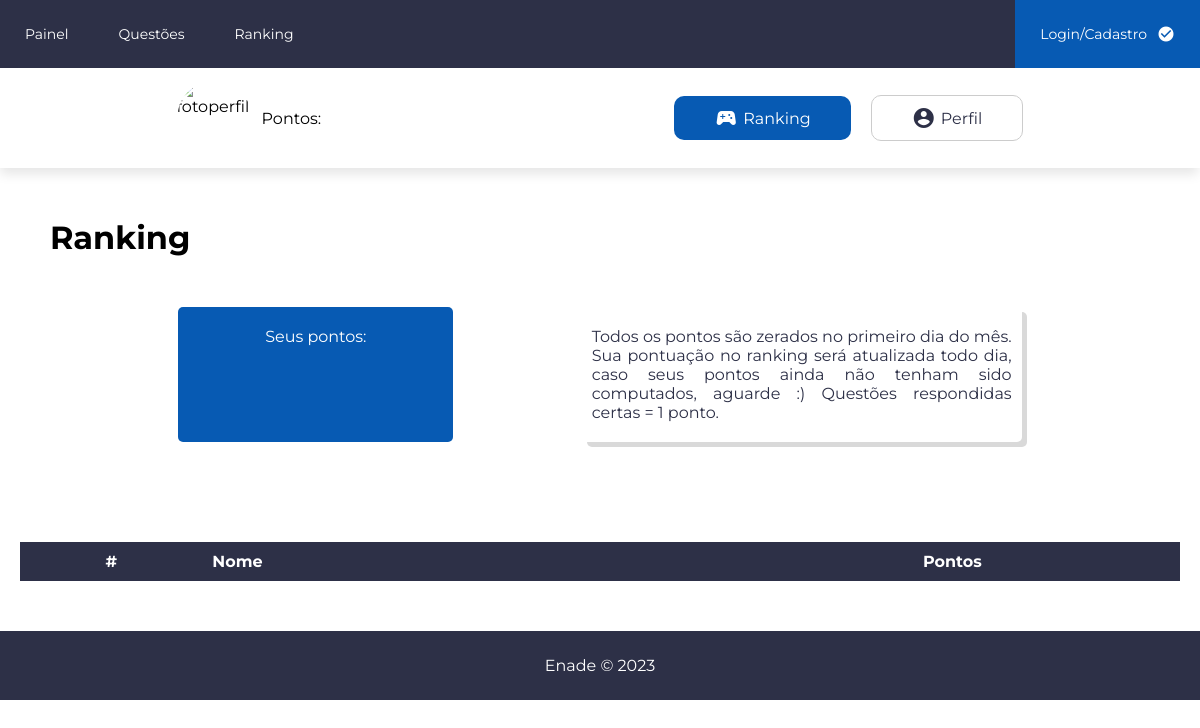
/pages/ranking.php, run on an earlier commit of the app's database.
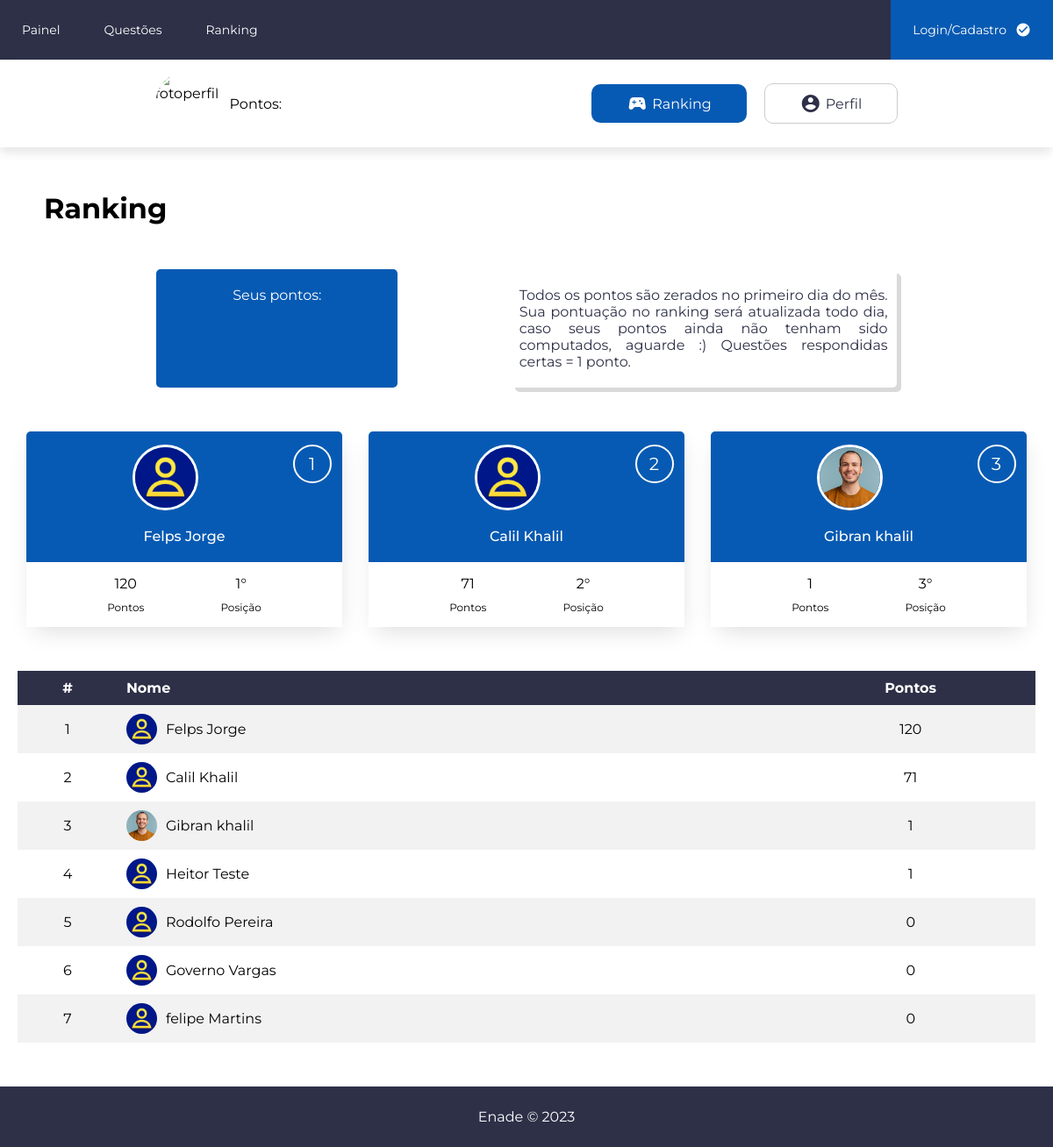
And on a later commit of the database.
### tables this page shows
CREATE TABLE `usuario` (
  `id_usuario` int(11) NOT NULL,
  `nome` varchar(100) NOT NULL,
  `sobrenome` varchar(100) NOT NULL,
  `email` varchar(255) NOT NULL,
  `senha` varchar(255) NOT NULL,
  `foto` text NOT NULL,
  `apelido` varchar(20) NOT NULL,
  `pontos` int(11) NOT NULL
);

### backend/dao/UserDAO.php (called while the page is built, shortened)
<?php
class UserDAO implements IUserDAO
{
    private $Conn;
    public function __construct(PDO $conn)
    {
        $this->Conn = $conn;
    }
    public function getDados($id_usuario)
    {
        $stmt = $this->Conn->prepare("SELECT * FROM usuario WHERE id_usuario = :id_usuario");
        $stmt->bindParam(":id_usuario", $id_usuario);
        $stmt->execute();
        $row = $stmt->fetch(PDO::FETCH_ASSOC);
        return $row;
    }
    public function buscarTresMelhores()
    {
        $stmt = $this->Conn->prepare("SELECT * FROM usuario ORDER BY pontos DESC LIMIT 3");
        $stmt->execute();
        $row = $stmt->fetchAll(PDO::FETCH_ASSOC);
        return $row;
    }
    public function buscarCemMelhores()
    {
        $stmt = $this->Conn->prepare("SELECT * FROM usuario ORDER BY pontos DESC LIMIT 100");
        $stmt->execute();
        $row = $stmt->fetchAll(PDO::FETCH_ASSOC);
        return $row;
    }
}

### pages/ranking.php (the view, shortened to what this page needs)
<?php
require_once("../content/painel.php");
require_once("../backend/dao/UserDAO.php");
$ranking = new UserDAO($conn);
$rankingTop100 = $ranking->buscarCemMelhores();
$rankingTop3 = $ranking->buscarTresMelhores();
$posicao3 = 1;
$posicao100 = 1;
?>
<main id="ranking-container">
    <div class="title">
        <h1>Ranking</h1>
    </div>
    <?php if ($adm == false) : ?>
        <div class="personal-stats">
            <div class="card">
                <p>Seus pontos: </p>
            </div>
            <div class="card">
                <p>Todos os pontos são zerados no primeiro dia do mês.
                    Sua pontuação no ranking será atualizada todo dia, caso seus pontos ainda não tenham sido computados, aguarde :)
                    Questões respondidas certas = 1 ponto.</p>
            </div>
        </div>
    <?php endif ?>
    <div id="top-ranked-form">
        <?php foreach ($rankingTop3 as $top3) : ?>
            <div class="top-ranked-box">
                <div class="top-ranked-img">
                    <img src="../img/fotos_perfil/<?=$top3["foto"]?>">
                    <div class="top-ranked-number">
                        <p><?= $posicao3 ?></p>
                    </div>
                </div>
                <p class="top-ranked-name"><?= $top3["nome"] ?> <?= $top3["sobrenome"] ?></p>
                <div class="top-ranked-status">
                    <div class="top-ranked-points">
                        <p class="points"><?= $top3["pontos"] ?></p>
                        <p class="top-ranked-subtitle">Pontos</p>
                    </div>
                    <div class="top-ranked-points">
                        <p class="points"> <?= $posicao3; ?>°</p>
                        <p class="top-ranked-subtitle">Posição</p>
                    </div>
                </div>
            </div>
        <?php $posicao3++;
        endforeach; ?>
    </div>
    <div class="ranking-table">
        <table class="table">
            <thead>
                <tr>
                    <th>#</th>
                    <th class="img-td">Nome</th>
                    <th class="space"></th>
                    <th>Pontos</th>
                </tr>
            </thead>
            <tbody>
                <?php foreach ($rankingTop100 as $top100) : ?>
                    <tr>
                        <td><?= $posicao100; ?></td>
                        <td class="img-td"><img class="img-table" src="../img/fotos_perfil/<?=$top100["foto"]?>" alt=""><?= $top100["nome"] ?> <?= $top100["sobrenome"] ?></td>
                        <td class="space"></td>
                        <td><?= $top100["pontos"] ?></td>
                    </tr>
                <?php $posicao100++;
                endforeach; ?>
            </tbody>
        </table>
    </div>
</main>
<?php
require_once("../content/footer.php")
?>

### content/body.php (shortened to what this page needs)
<!DOCTYPE html>
<html lang="pt-br">
<head>
    <link rel="stylesheet" href="../css/style.css">
</head>
<body>

### content/header.php (shortened to what this page needs)
<?php
require_once("body.php");
?>
<header>
    <nav id="navbar">
        <ul id="navList-container">
            <li class="navbar-list">
                <a href="../pages/painel.php" class="navbar-link">Painel</a>
            </li>
            <?php if ($_SESSION["adm"] == false) : ?>
                <li class="navbar-list">
                    <a href="../pages/questoes.php" class="navbar-link">Questões</a>
                </li>
            <?php endif; ?>
            <li class="navbar-list">
                <a href="../pages/ranking.php" class="navbar-link">Ranking</a>
            </li>
            <?php if (!isset($_SESSION["id_usuario"])) : ?>
                <li class="navbar-list"><a href="../pages/login.php" id="nav-button" class="navbar-link">Login/Cadastro<i class="material-icons">check_circle</i></a></li>
            <?php endif; ?>
        </ul>
    </nav>
</header>

### content/painel.php (shortened to what this page needs)
<?php
require_once("header.php");
require_once("../backend/conexao.php");
require_once("../backend/dao/UserDAO.php");
$userDAO = new UserDAO($conn);
if (!isset($_SESSION)) {
    session_start();
} else {
    $id = $_SESSION["id_usuario"];
    $adm = $_SESSION["adm"];
    if ($adm == false) {
        $Usuario = $userDAO->getDados($id);
    } else {
        $Usuario = $userDAO->getDadosADM($id);
    }
}
?>
<div id="userMenu-container">
    <div id="userDetails">
        <img src="../img/fotos_perfil/<?= $Usuario["foto"];?>" id="userImg" alt="fotoperfil" name="foto">
        <div id="userDetails-txt">
            <?php if ($adm == false) : ?>
                <p>Pontos: <?= $Usuario['pontos'] ?></p>
            <?php else : ?>
                <p>Administrador</p>
            <?php endif ?>
        </div>
    </div>
    <div id="userActions">
        <a href="../pages/ranking.php" class="action-link"><i class="material-icons">sports_esports</i> Ranking</a>
        <?php if ($adm == false) : ?>
            <a href="../pages/perfil.php" class="action-link"><i class="material-icons">account_circle</i>Perfil</a>
        <?php else : ?>
            <a href="../adm/gerenciarQuestoes.php" class="action-link"><i class="material-icons">settings</i>Gerenciar Questões</a>
        <?php endif ?>
    </div>
</div>

### content/footer.php
<footer>
    Enade &copy; 2023
</footer>
</body>
</html>

### css/style.css (style rules this page uses)
* { font-family: 'Montserrat', sans-serif; box-sizing: border-box; padding: 0; margin: 0; }
#navbar { width: 100%; background-color: #2D3047; }
#navList-container, .navbar-link { display: flex; align-items: center; }
.space { flex: 1; }
.navbar-list { list-style: none; }
.navbar-link { padding: 25px; text-decoration: none; transition: 0.3s; color: #fff; font-size: 14px; }
#nav-button { background-color: #075AB3; gap: 10px; border: none; }
.navbar-list .material-icons { font-size: 18px; }
#userMenu-container { justify-content: space-around; align-items: center; width: 100%; height: 100px; background-color: #ffffff; box-shadow: -1px 7px 11px -1px rgba(0, 0, 0, 0.1); }
#userDetails, #user, #userMenu-container, #userActions, .action-link { display: flex; }
#userDetails { align-items: center; gap: 10px; }
#userImg { width: 75px; height: 75px; border-radius: 50%; }
#userDetails-txt p { margin: 10px 0; }
#userActions { gap: 20px; }
.action-link, #userActions { align-items: center; }
.action-link { text-decoration: none; padding: 10px 40px; border-radius: 10px; transition: 0.3s; }
.action-link:first-child { color: #fff; background-color: #075AB3; }
.action-link:last-child { color: #2D3047; border: 1px solid #ccc; }
.action-link i { margin-right: 5px; }
footer { background-color: #2D3047; width: 100%; padding: 25px; color: #fff; text-align: center; }
.title { margin: 50px; }
.personal-stats { margin: 50px; display: flex; flex-wrap: wrap; justify-content: space-evenly; }
.personal-stats .card { background-color: #fff; border-radius: 5px; text-align: center; width: 25%; color: #2D3047; box-shadow: 5px 5px 0px #d9d9d9, -5px -5px 0px #ffffff; }
.personal-stats .card:first-child { background-color: #075AB3; color: #fff; box-shadow: none; }
.personal-stats .card:last-child { width: 40%; text-align: justify; }
.personal-stats .card:last-child p { margin: 20px 10px; }
.personal-stats .card p { margin: 20px 0; }
#top-ranked-form { flex-wrap: wrap; justify-content: center; display: flex; justify-content: space-evenly; }
.top-ranked-box { width: 30%; border-radius: 5px; background-color: #075AB3; box-shadow: 2px 10px 26px -7px rgba(0, 0, 0, 0.15); }
.top-ranked-img img { border: 3px solid #fff; border-radius: 50%; width: 75px; height: 75px; }
.top-ranked-number { display: flex; align-items: center; justify-content: center; font-size: 20px; padding: 20px; border: 2px solid #fff; color: #fff; ; border-radius: 50%; height: 15px; width: 15px; position: relative; left: 30%; }
.top-ranked-img { display: flex; justify-content: center; margin: 15px 0; }
.top-ranked-name { margin: 20px 0; text-align: center; color: #fff; font-weight: 500; }
.top-ranked-status { background-color: #fff; display: flex; color: #000; padding: 5px; justify-content: space-evenly; }
.points { margin: 10px 0; text-align: center; }
.top-ranked-subtitle { font-size: 12px; margin-bottom: 10px; }
.ranking-table { width: 100%; display: flex; justify-content: center; margin: 50px 0; }
.ranking-table .table { margin: 0 20px; width: 100%; border-collapse: collapse; }
.img-table { width: 35px; height: 35px; border-radius: 50%; }
.img-td { display: flex; align-items: center; justify-content: start; gap: 10px; flex: 1 ; }
.ranking-table td { text-align: center; }
tr:nth-child(odd) { background-color: #f2f2f2; }
th, td { padding: 10px; border-bottom: 1px solid #94958B solid #ddd; }
th { background-color: #2D3047; color: #fff }

What changed in the data, as far as the page shows it:
added usuario: foto (placeholder picture), nome "Felps", sobrenome "Jorge", pontos "120"
added usuario: foto (placeholder picture), nome "Calil", sobrenome "Khalil", pontos "71"
added usuario: foto (picture), nome "Gibran", sobrenome "khalil", pontos "1"
added usuario: foto (placeholder picture), nome "Heitor", sobrenome "Teste", pontos "1"
added usuario: foto (placeholder picture), nome "Rodolfo", sobrenome "Pereira", pontos "0"
added usuario: foto (placeholder picture), nome "Governo", sobrenome "Vargas", pontos "0"
added usuario: foto (placeholder picture), nome "felipe", sobrenome "Martins", pontos "0"
